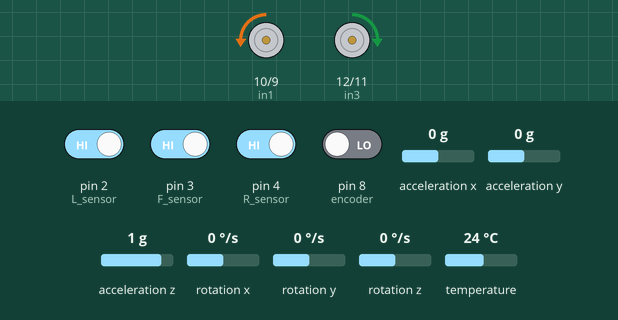
Bench run of a sketch on a simulated Arduino Uno, built with avr-gcc and run on an emulated ATmega328P. On the bench: motor-driver pin pairs drawn as motors (green arrow = first pin HIGH = forward, orange = second pin HIGH = backward, longer = more drive, scaled by the enable pin). The inputs (shaded band) are chosen by the test bench; at power-on: pin 2 (L_sensor), pin 3 (F_sensor), pin 4 (R_sensor) HIGH, pin 8 (encoder) LOW, rotation z 0 °/s, acceleration x 0 g, acceleration y 0 g, acceleration z 1 g, rotation x 0 °/s, rotation y 0 °/s, temperature 24 °C.

Above: at 1.6 s.
1.7 s: rotation z set to -21 °/s
4.7 s: rotation z set to -24 °/s
At 6.9 s:
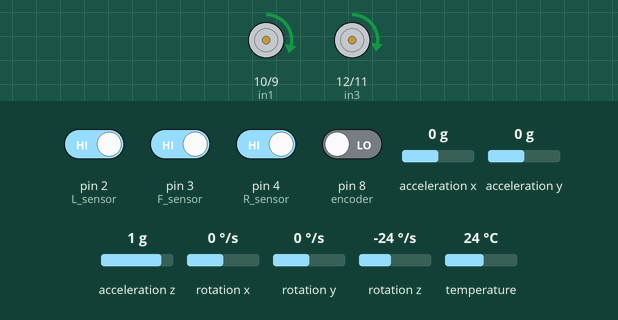
7.3 s: pin 3 (F_sensor) driven LOW
At 8.5 s:
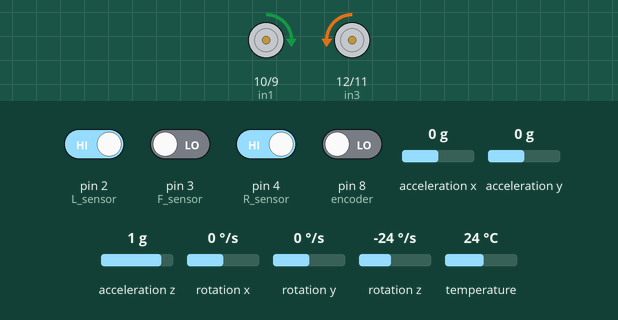
8.8 s: rotation z set to 44 °/s
11.8 s: rotation z set to 51 °/s
13.5 s: rotation z set to -41 °/s
16.5 s: rotation z set to -48 °/s
Timing chart, 0 to 19.1 s (numbered marks = the images above; inputs shaded):
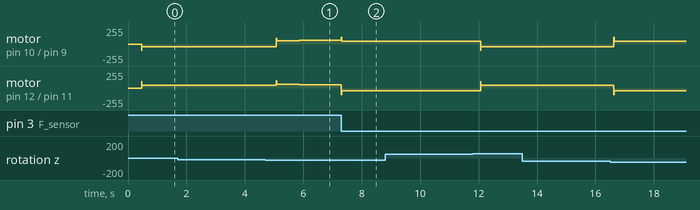

Measured:
- the behaviour switches between -23 and -24 °/s on rotation z (found by bisection; images 0 and 1)
- after the input at 1.7 s, every drawn part: stays the same
- after the input at 7.3 s, motor on pin 10 (in1) / pin 9 (in2): forward 56/255 → forward 40/255 at once; motor on pin 12 (in3) / pin 11 (in4): forward 52/255 → backward 40/255 at once
- after the input at 8.8 s, every drawn part: stays the same
- after the input at 13.5 s, every drawn part: stays the same

The sketch:

main.ino
```cpp
#include "motors.h"
#include "sensors.h"
#include "algorithm.h"

void setup(){
  Serial.begin(9600);
  initializeMotors();
  initializeSensors();
  startgyro();
  ReadGyro();

  pinMode(13 , OUTPUT);
}

void loop(){

  set_walls();
  floodfill();
  move();
  reintialize_vis();


}
```

algorithm.cpp
```cpp
#include <Arduino.h>
#include "algorithm.h"
#include "motors.h"
#include "sensors.h"
int dx[4] = {1, 0, -1, 0}; //  order matched with the directions for the maze
int dy[4] = {0, 1, 0, -1};

int current_x = 0;
int current_y = 0;
bool solved = false;

int maze[maze_size][maze_size] = {0};
bool vis[maze_size][maze_size] = {0};
int wall_exist[maze_size][maze_size] = {0};
char current_direction = 'n';

int NORTH =1 ;   // 0001
int EAST  =2  ;  // 0010
int SOUTH =4   ; // 0100
int WEST  =8    ;// 1000

void initQueue(Queue* q) {
    q->front = 0;
    q->back = 0;
}

void enqueue(Queue* q, int x, int y) {
    q->data[q->back].x = x;
    q->data[q->back].y = y;
    q->back++;
}

Pair dequeue(Queue* q) {
    return q->data[q->front++];
}

int isEmpty(Queue* q) {
    return q->front == q->back;
}

void floodfill() {
    Queue q;
    initQueue(&q);
    enqueue(&q, maze_size/2, maze_size/2);

    maze[maze_size/2][maze_size/2] = 0;
    vis[maze_size/2][maze_size/2] = true;
    // API_setText(maze_size/2, maze_size/2, "0");
    while (!isEmpty(&q)) {
        Pair p = dequeue(&q);

        for (int i = 0; i < 4; i++) {
            int xx = p.x + dx[i];
            int yy = p.y + dy[i];
            if (xx < maze_size && xx >= 0 && yy < maze_size && yy >= 0) {
                if (!vis[xx][yy] && !(wall_exist[p.x][p.y] & (1 << i)) ) { // (1 << i) matches the directions
                    enqueue(&q, xx, yy);
                    vis[xx][yy] = true;
                    maze[xx][yy] = maze[p.x][p.y] + 1;

                    // int number = maze[xx][yy];
                    // char str[20];
                    // intToString(number, str);
                    // API_setText(yy, xx, str);
                }
            }
        }
    }
}

void set_walls() {
  int x = current_x;
  int y = current_y;
    if (current_direction == 'n') {
        if (wallFront()) {
            wall_exist[x][y] |= NORTH;
            if(x+1 < maze_size)
                wall_exist[x + 1][y] |= SOUTH;
            //API_setWall(y, x, 'n');
        }
        if (wallLeft() ) {
            wall_exist[x][y] |= WEST;
            if(y - 1 >= 0)
                wall_exist[x][y - 1] |= EAST;
            //API_setWall(y, x, 'w');
        }
        if (wallRight()) {
            wall_exist[x][y] |= EAST;
            if(y + 1 < maze_size)
                wall_exist[x][y + 1] |= WEST;
            //API_setWall(y, x, 'e');
        }
    } else if (current_direction == 'e') {
        if (wallFront()) {
            wall_exist[x][y] |= EAST;
            if(y + 1 < maze_size)
                wall_exist[x][y + 1] |= WEST;
            //API_setWall(y, x, 'e');
        }
        if (wallLeft()) {
            wall_exist[x][y] |= NORTH;
            if(x + 1 < maze_size)
                wall_exist[x + 1][y] |= SOUTH;
            //API_setWall(y, x, 'n');
        }
        if (wallRight()) {
            wall_exist[x][y] |= SOUTH;
            if(x - 1 >= 0)
                wall_exist[x - 1][y] |= NORTH;
            //API_setWall(y, x, 's');
        }
    } else if (current_direction == 'w') {
        if (wallFront() ) {
            wall_exist[x][y] |= WEST;
            if(y - 1 >= 0)
                wall_exist[x][y - 1] |= EAST;
            //API_setWall(y, x, 'w');
        }
        if (wallLeft() ) {
            wall_exist[x][y] |= SOUTH;
            if(x - 1 >= 0)
                wall_exist[x - 1][y] |= NORTH;
            //API_setWall(y, x, 's');
        }
        if (wallRight()) {
            wall_exist[x][y] |= NORTH;
            if(x + 1 < maze_size)
                wall_exist[x + 1][y] |= SOUTH;
            //API_setWall(y, x, 'n');
        }
    } else if (current_direction == 's') {
        if (wallFront()) {
            wall_exist[x][y] |= SOUTH;
            if(x - 1 >= 0)
                wall_exist[x - 1][y] |= NORTH;
            //API_setWall(y, x, 's');
        }
        if (wallLeft()) {
            wall_exist[x][y] |= EAST;
            if(y + 1 < maze_size)
                wall_exist[x][y + 1] |= WEST;
            //API_setWall(y, x, 'e');
        }
        if (wallRight() ) {
            wall_exist[x][y] |= WEST;
            if(y - 1 >= 0)
                wall_exist[x][y - 1] |= EAST;
            //API_setWall(y, x, 'w');
        }
    }
}

// void log(char* text) {
//     fprintf(stderr, "%s\n", text);
//     fflush(stderr);
// }

void move() {
    int x_go=0, y_go=0;
    bool find_a_cell = false;
    int mn = maze[current_x][current_y];
    for (int i = 0; i < 4; i++) {
        int xx = current_x + dx[i];
        int yy = current_y + dy[i];

        if (xx >= 0 && xx < maze_size && yy >= 0 && yy < maze_size  ) {
            if(!(wall_exist[current_x][current_y] & (1 << i)) && (maze[xx][yy] <= mn)  ){
                // fprintf(stderr, " %d , %d  >>>>> %d , %d\n", current_x , current_y , xx , yy);
                // fflush(stderr);

                // fprintf(stderr, "maze[%d][%d] = %d\n",  xx , yy ,maze[xx][yy] );
                // fflush(stderr);
                mn = maze[xx][yy];
                x_go = xx;
                y_go = yy;
                find_a_cell = true;
            }
        }
    }

    // fprintf(stderr, "current  %d , %d  \n", current_x , current_y );
    // fflush(stderr);

    if (find_a_cell) {
        // char log_msg[128];
        // sprintf(log_msg, "%d %d ->>> %d %d direction: %c", current_x, current_y, x_go, y_go, current_direction);
        // log(log_msg);

        if (current_direction == 'n') {
            if (y_go > current_y) {
                // log("Right turn");
                turnRight();
                moveForward();
                current_direction = 'e';
            } else if (y_go < current_y) {
                // log("Left turn");
                turnLeft();
                moveForward();
                current_direction = 'w';
            } else if (x_go > current_x) {
                // log("Front");
                moveForward();
            } else if (x_go < current_x) {
                // log("Back");
                turnRight();
                turnRight();
                moveForward();
                current_direction = 's';
            }
        } else if (current_direction == 's') {
            if (y_go > current_y) {
                // log("Left turn");
                turnLeft();
                moveForward();
                current_direction = 'e';
            } else if (y_go < current_y) {
                // log("Right turn");
                turnRight();
                moveForward();
                current_direction = 'w';
            } else if (x_go < current_x) {
                // log("Front");
                moveForward();
            } else if (x_go > current_x) {
                // log("Back");
                turnRight();
                turnRight();
                moveForward();
                current_direction = 'n';
            }
        } else if (current_direction == 'w') {
            if (x_go < current_x) {
                // log("Left turn");
                turnLeft();
                moveForward();
                current_direction = 's';
            } else if (x_go > current_x) {
                // log("Right turn");
                turnRight();
                moveForward();
                current_direction = 'n';
            } else if (y_go < current_y) {
                // log("Front");
                moveForward();
            } else if (y_go > current_y) {
                // log("Back");
                turnRight();
                turnRight();
                moveForward();
                current_direction = 'e';
            }
        } else if (current_direction == 'e') {
            if (x_go > current_x) {
                // log("Left turn");
                turnLeft();
                moveForward();
                current_direction = 'n';
            } else if (x_go < current_x) {
                // log("Right turn");
                turnRight();
                moveForward();
                current_direction = 's';
            } else if (y_go > current_y) {
                // log("Front");
                moveForward();
            } else if (y_go < current_y) {
                // log("Back");
                turnRight();
                turnRight();
                moveForward();
                current_direction = 'w';
            }
        }
        current_x = x_go;
        current_y = y_go;
    } else {
        // log("there is no cell to go");
        solved = true;
        stop();
        while(1){
          digitalWrite(13 , LOW);
          delay(200);
          digitalWrite(13 , HIGH);


        }
    }
}

void reintialize_vis() {
    for (int i = 0; i < maze_size ; i++) {
        for (int j = 0; j < maze_size; j++) {
            vis[i][j] = false;
        }
    }
}
/// end Algorithm  ///
```

algorithm.h
```cpp
void floodfill();
void move();
void set_walls();
void reintialize_vis();

typedef struct {
    int x;
    int y;
} Pair;

typedef struct {
    Pair data[260];
    int front;
    int back;
} Queue;


extern int current_x;
extern int current_y ;
extern bool solved ;

#define maze_size 6

extern int maze[maze_size][maze_size] ;
extern bool vis[maze_size][maze_size] ;
extern int wall_exist[maze_size][maze_size];
extern char current_direction;
```

motors.cpp
```cpp
#include <Arduino.h>
#include "motors.h"
#include "sensors.h"


#define ENA 5  // Rigth motor
#define in1 10
#define in2 9

#define ENB 6  // Left motor
#define in3 12
#define in4 11

// start encoder   Pins //
// #define encoder1 7
#define encoder 8
// end encoder   Pins //


// extern float AngleZ;
float target_angle = 0;
// float gyroRatio =1.0 ;


int max_RightSpeed = 56;
int max_LeftSpeed = 60;
int curr_RightSpeed = 47;
int curr_LeftSpeed = 52;
int turn_RightSpeed = 40;
int turn_LeftSpeed = 40;

//// encoder  //////
int counter = 0;
int state = 0;
int last_state = 0;


float last_error = 0;
float kp = .4; // .4
float kd = 1;  // 1
float error = 0;
int change = 0;


void initializeMotors(){
  pinMode(ENA , OUTPUT);
  pinMode(ENB , OUTPUT);

  pinMode(in1 , OUTPUT);
  pinMode(in2 , OUTPUT);
  pinMode(in3 , OUTPUT);
  pinMode(in4 , OUTPUT);

  pinMode(encoder , INPUT);

}

void moveForward(){
  if(wallFront()){
    stop();
    return;
  }
	// to push motors
  digitalWrite(13 , HIGH);
  // delay(10);
  analogWrite(ENA , 90);       // Right motor
  digitalWrite(in1 , HIGH);
  digitalWrite(in2 , LOW);

  analogWrite(ENB , 110);       //Left motor
  digitalWrite(in3 , HIGH);
  digitalWrite(in4 , LOW);
  delay(10);

  // analogWrite(ENA , curr_RightSpeed);
  // analogWrite(ENB , curr_LeftSpeed);

  while( counter < 60){
      if(digitalRead(encoder) == 1){
          state = 1;
      }
      else{
          state = 0;
      }

      counter += state ^ last_state;
      last_state = state;

      // Serial.print("counter : ");
      // Serial.println(counter);

        ReadGyro();
        error = target_angle - AngleZ;

        change = kp * error + kd * (error - last_error);


        change_RightSpeed(change);
        change_LeftSpeed(-change);
        last_error = error;
            if(wallFront()){
              break;
            }
            digitalWrite(13 , LOW);
      }

      counter=0;
      // stop();
}
void stop(){
  analogWrite(ENA , 0);
  analogWrite(ENB , 0);

}
void turnRight(){
	// start motors
  analogWrite(ENA , 100);       // Right motor
  digitalWrite(in1 , LOW);
  digitalWrite(in2 , HIGH);

  analogWrite(ENB , 100);       //Left motor
  digitalWrite(in3 , HIGH);
  digitalWrite(in4 , LOW);

  delay(10);

  target_angle -=88.0;

  while(abs(target_angle - AngleZ)  > 16){
    analogWrite(ENA , turn_RightSpeed);       // Right motor
    analogWrite(ENB , turn_LeftSpeed);       //Left motor
      ReadGyro();

  }
  stop();
}

void turnLeft(){
	// start motors
  analogWrite(ENA , 100);       // Right motor
  digitalWrite(in1 , HIGH);
  digitalWrite(in2 , LOW);

  analogWrite(ENB , 100);       // Left motor
  digitalWrite(in3 , LOW);
  digitalWrite(in4 , HIGH);

  delay(10);

  target_angle +=88.0;

    while(abs(target_angle - AngleZ)  > 16){
    analogWrite(ENA , turn_RightSpeed);       // Right motor
    analogWrite(ENB , turn_LeftSpeed);       //Left motor
      ReadGyro();
  }

  stop();
}

void change_RightSpeed(int change){
  curr_RightSpeed += change;
  curr_RightSpeed = max(curr_RightSpeed , 47 );
  curr_RightSpeed = min(curr_RightSpeed , max_RightSpeed );
  analogWrite(ENA , curr_RightSpeed);
}

void change_LeftSpeed(int change){
  curr_LeftSpeed += change;
  curr_LeftSpeed = max(curr_LeftSpeed , 52 );
  curr_LeftSpeed = min(curr_LeftSpeed , max_LeftSpeed );
  analogWrite(ENB , curr_LeftSpeed);
}
```

motors.h
```cpp
#ifndef MOTORS_H
#define MOTORS_H

extern int maxSpeed;
extern int curr_RightSpeed;
extern int curr_LeftSpeed;
extern float target_angle;
extern int counter1 ;
extern int counter2;

void initializeMotors();
void moveForward();
void turnRight();
void turnLeft();
void stop();

void change_RightSpeed(int change);
void change_LeftSpeed(int change);

#endif  // MOTORS_H
```

sensor.cpp
```cpp
#include <Arduino.h>
#include <Wire.h>
#include <Adafruit_MPU6050.h>
#include <Adafruit_Sensor.h>

#include "sensors.h"

#define F_sensor 3
#define R_sensor 4
#define L_sensor 2

void initializeSensors(){
  //  start ultrasonic Pins Mode //
  pinMode(F_sensor , INPUT);
  pinMode(R_sensor , INPUT);
  pinMode(L_sensor , INPUT);

  // //  end  ultrasonic Pins Mode //

}


//////////////////////// start mpu6050    ////////////
// Define MPU object
Adafruit_MPU6050 mpu;
sensors_event_t a, g, temp;

float AngleZ = 0, ZError = 0;

/* Integration variables */
float LastTime = 0, Time, dt, Area;

void startgyro(){
    // Try to initialize MPU6050
  if (!mpu.begin()) {
    Serial.println("Failed to find MPU6050 chip");
    while (1);
  }

  mpu.setAccelerometerRange(MPU6050_RANGE_8_G);
  mpu.setGyroRange(MPU6050_RANGE_500_DEG);
  mpu.setFilterBandwidth(MPU6050_BAND_5_HZ);

  // Calibrate gyro for z-axis drift error
    for (int i = 0; i < 200; ++i) {
    mpu.getEvent(&a, &g, &temp);
    ZError += g.gyro.z;
    }
  ZError /= 200.0;

  // Initialize timing
  LastTime = millis();
}


void ReadGyro() {
  mpu.getEvent(&a, &g, &temp);
  Time = millis();
  dt = (Time - LastTime) / 1000.0;  // Convert to seconds
  Area = (g.gyro.z - ZError) * dt * 180 / PI;  // Convert radians/sec to degrees
  if (fabs(Area) >.01) {
    AngleZ += Area;  // Accumulate the yaw angle
  }
  LastTime = Time;

  // delay(10);
}
//////////////////////// end mpu6050    ////////////

///////// Start IR ////////////

bool wallFront(){
  if(!digitalRead(F_sensor)){
    return true;
  }
  return false;
}

bool wallRight(){
  if(!digitalRead(R_sensor)){
    return true;
  }
  return false;
}

bool wallLeft(){
  if(!digitalRead(L_sensor)){
    return true;
  }
  return false;
}
//////// End IR   /////////////
```

sensors.h
```cpp
#ifndef SENSOR_H
#define SENSOR_H

extern float AngleZ;

void initializeSensors();
void startgyro();
void ReadGyro();

bool wallFront();
bool wallRight();
bool wallLeft();


#endif  // SENSOR_H
```
